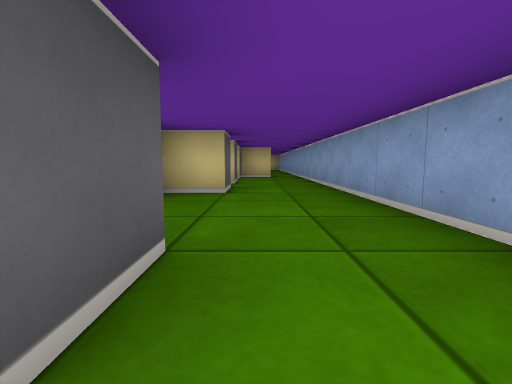
[1] (above)

24 first-person views from a walk through a cub3D level. The camera is about half as high as the walls, tilts 6° down and sees 85° across. The floor is counted in squares. Each view is taken from the middle of a square. On the plan, view 1 faces up. The plan holds only what a view shows up to about 9 squares ahead; the rest is blank.

[2]
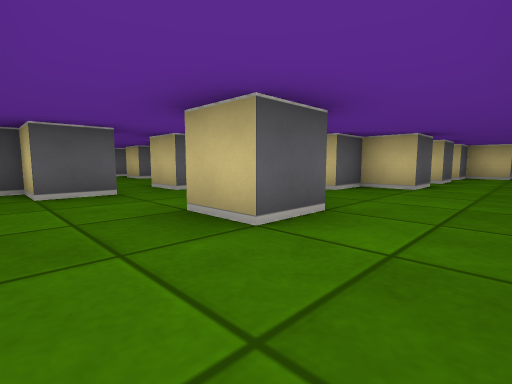

[3]
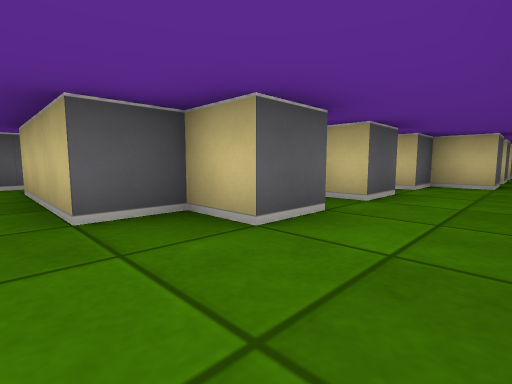

[4]
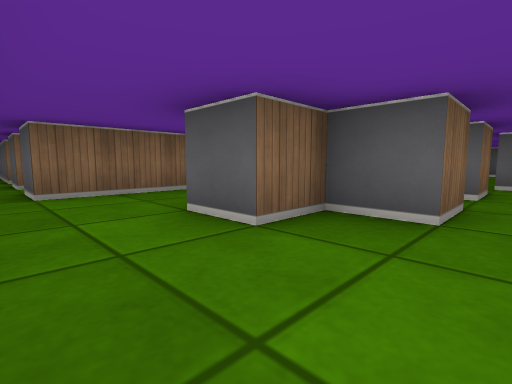

[5]
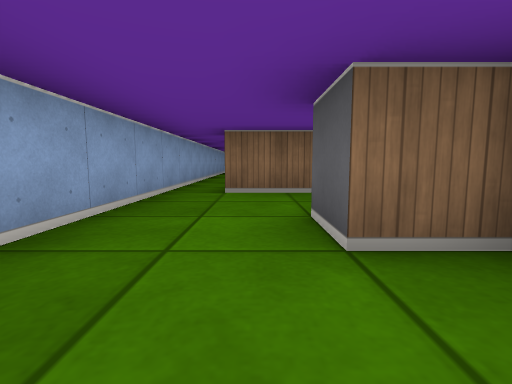

[6]
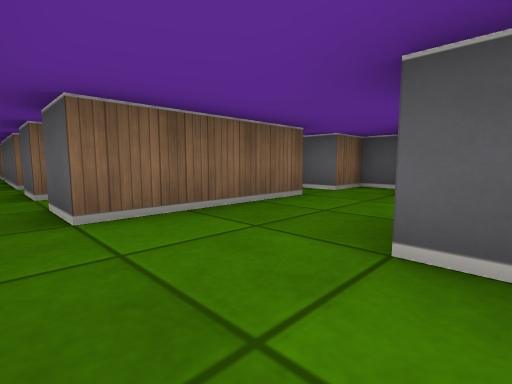

[7]
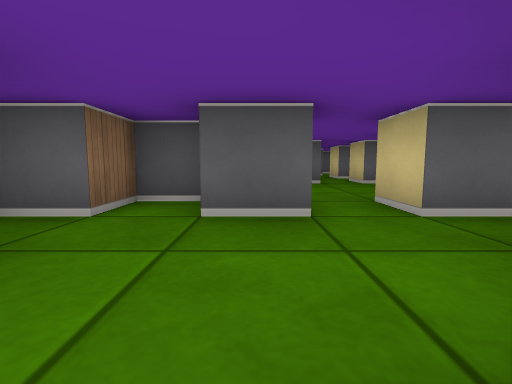

[8]
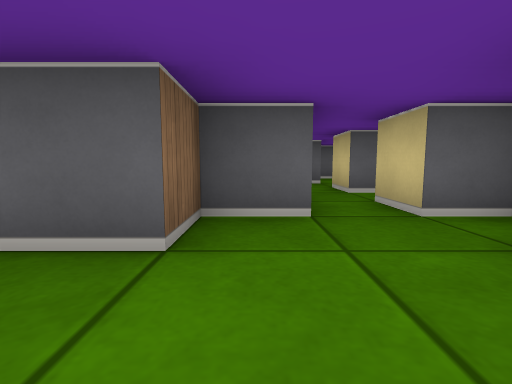

[9]
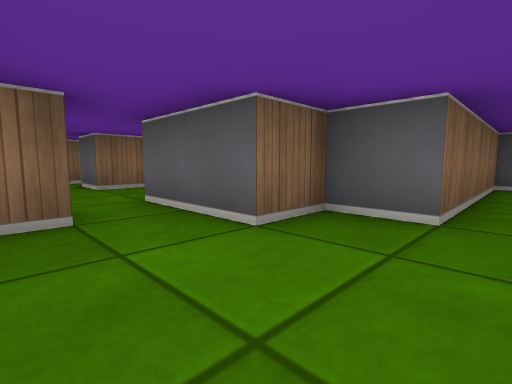

[10]
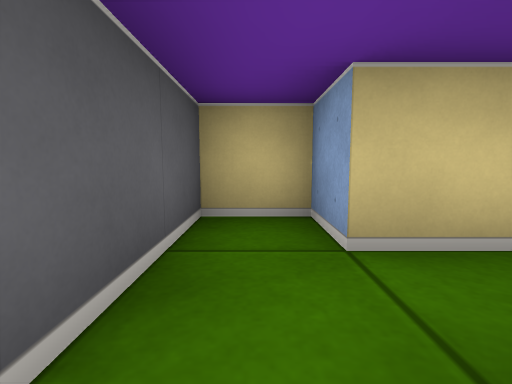

[11]
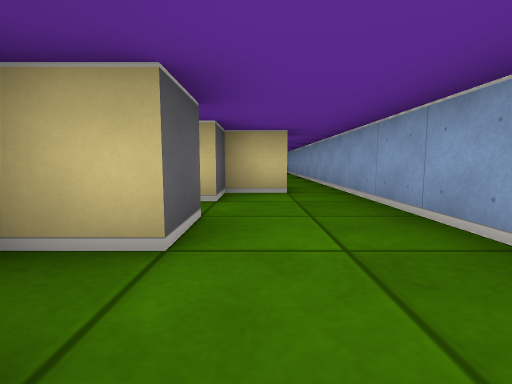

[12]
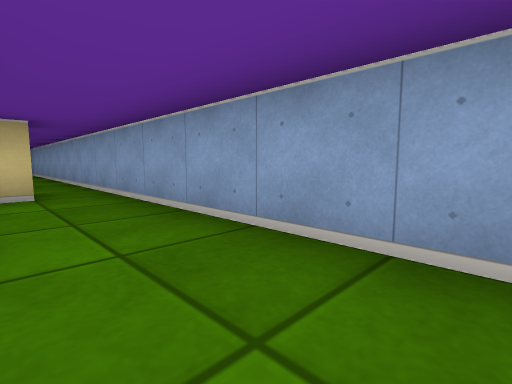

[13]
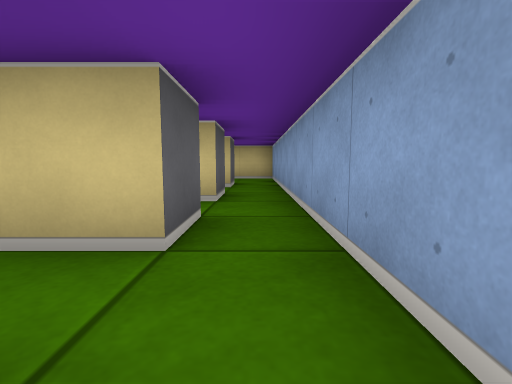

[14]
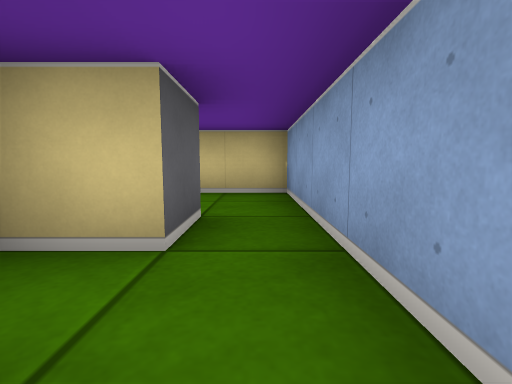

[15]
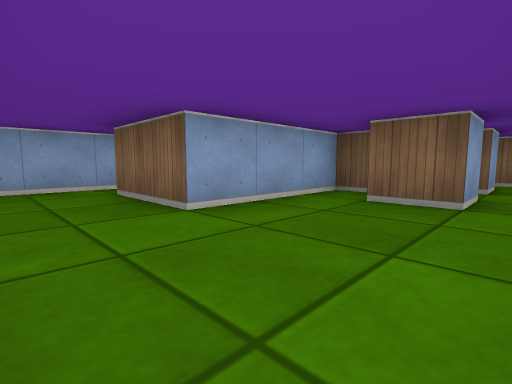

[16]
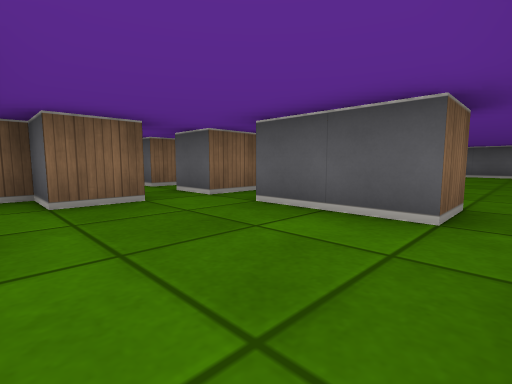

[17]
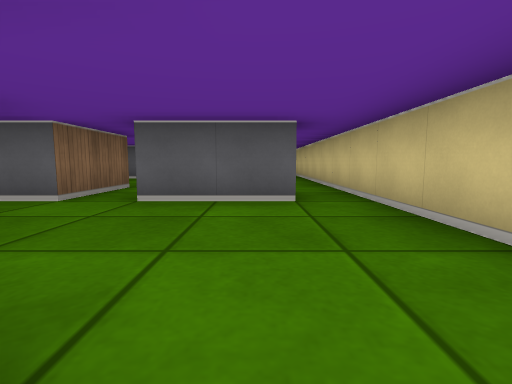

[18]
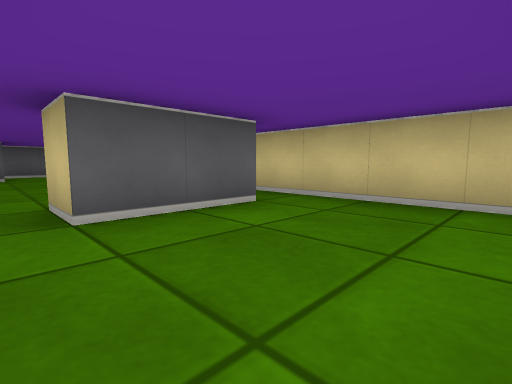

[19]
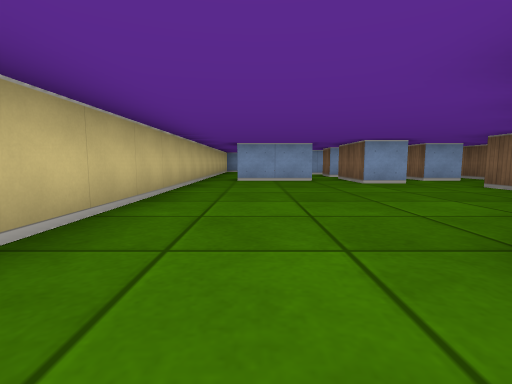

[20]
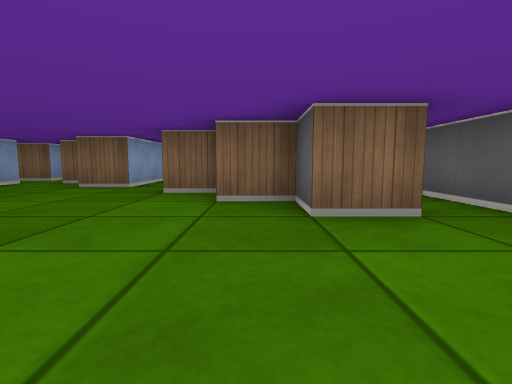

[21]
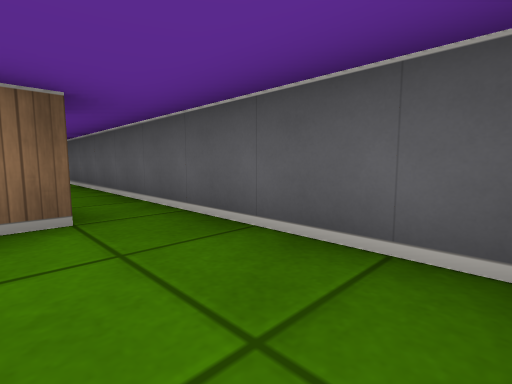

[22]
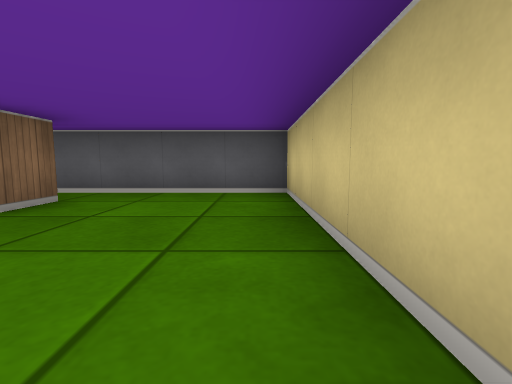

[23]
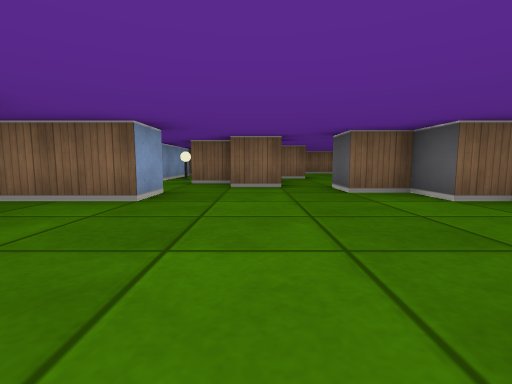

[24]
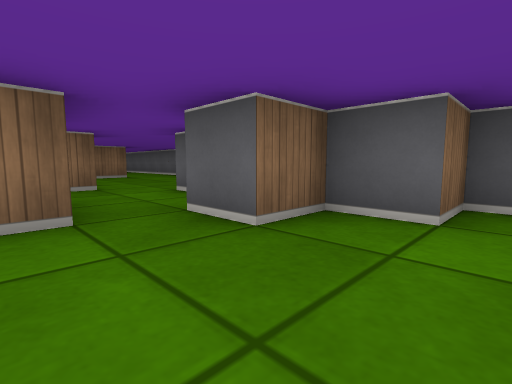

### Floor plan
Points are (right, up) in squares from view 1. A wall is a line through its corners. A room is listed if a view was taken in it or the views show most of it. See-through windows are left out.
Room 1 (views 1, 2, 3, 4, 5, 6, 7, 11, 12)
walls: (-2.6, 2.5) (-1.5, 2.5) (-1.5, 1.5) (-0.5, 1.5) (-0.5, 0.5) (-1.5, 0.5); (-0.5, 5.6) (-0.5, 4.5) (-1.5, 4.5) (-1.5, 3.5) (-2.5, 3.5); (-0.5, 7.6) (-0.5, 6.5) (-1.5, 6.5); (-2.5, -1.5) (0.5, -1.5) (0.5, -2.5); (1.5, -2.6) (1.5, 9.6); (0.5, 9.5) (-0.5, 9.5) (-0.5, 8.5) (-0.9, 8.5)
ways out: opening at (-2, 3) to room 2; opening at (-1.5, -0.5) to room 2; opening at (1, 10) to room 3; opening at (-1, 8); opening at (1, -3)
Room 2 (views 8, 9, 10)
walls: (-3.5, 0.6) (-3.5, -0.5) (-4.5, -0.5) (-4.5, -1.5) (-3.5, -1.5) (-3.5, -2.4); (-4.5, 2.5) (-3.5, 2.5) (-3.5, 1.5) (-4.5, 1.5); (-5.6, -0.5) (-5, -0.5); (-7.5, 3.4) (-7.5, 2.5) (-8.5, 2.5); (-8.5, 1.5) (-7.5, 1.5) (-7.5, 0.5) (-6.5, 0.5) (-6.5, -1.5); (-2.5, 3.5) (-4.5, 3.5) (-4.5, 4.5) (-5.5, 4.5) (-5.5, 2.5)
ways out: opening at (-2, 3) to room 1; opening at (-1.5, -0.5) to room 1; opening at (-8, 2); opening at (-6, -0.5)
Room 3 (view 13)
walls: (0.5, 10.6) (0.5, 9.5); (0.5, 12.5) (0.5, 11.5) (-0.5, 11.5); (1.5, 9.6) (1.5, 13.5)
ways out: opening at (1, 10) to room 1; opening at (1, 14) to room 4
Room 4 (views 14, 17)
walls: (-1.5, 16.5) (0.5, 16.5) (0.5, 15.5) (-0.5, 15.5); (0.5, 14.5) (0.5, 13.5); (1.5, 13.5) (1.5, 18.5) (0, 18.5)
ways out: opening at (1, 14) to room 3; opening at (-0.5, 17.5) to room 5
Room 5 (views 15, 16, 18)
walls: (-3.5, 13.5) (-3.5, 14.5) (-2.5, 14.5); (-2.5, 13.5) (-1.5, 13.5) (-1.5, 16.5); (-2.1, 18.5) (-5.6, 18.5); (-5.5, 14.5) (-4.5, 14.5) (-4.5, 13.5); (-5.5, 17.5) (-4.5, 17.5) (-4.5, 15.5) (-5.5, 15.5)
ways out: opening at (-0.5, 17.5) to room 4; opening at (-5, 15) to room 6; opening at (-5, 18) to room 6; opening at (-4, 14) to room 6
Room 6 (views 19, 20, 21, 22, 23, 24)
walls: (-6.5, 13.4) (-6.5, 14.5) (-5.5, 14.5); (-8.5, 12.5) (-7.5, 12.5); (-5.5, 15.5) (-5.5, 17.5); (-7.5, 11.5) (-6.5, 11.5); (-5.6, 18.5) (-13.5, 18.5) (-13.5, 13.5); (-5.5, 11.4) (-5.5, 12.5) (-4.5, 12.5) (-4.5, 12.1); (-12.6, 15.5) (-11.5, 15.5) (-11.5, 14.5) (-10.5, 14.5) (-10.5, 13.5) (-9.5, 13.5) (-9.5, 12.5); (-3.5, 11.5) (-3.5, 12.5); (-5.5, 8.9) (-5.5, 10.5) (-3.4, 10.5)
ways out: opening at (-5, 15) to room 5; opening at (-5, 18) to room 5; opening at (-4, 14) to room 5; opening at (-13, 14); opening at (-9, 13)
objects: other object (-6, 10)

Positions as (right, up) in squares from view 1, and headings:
1: (0, 0), facing up
2: (1, -1), facing up-left
3: (1, 3), facing up-left
4: (1, 3), facing down-left
5: (0, 3), facing down
6: (1, 1), facing down-left
7: (-1, 0), facing left
8: (-5, 1), facing left
9: (-5, 2), facing down-left
10: (-5, 2), facing up
11: (0, 5), facing up
12: (0, 5), facing up-right
13: (1, 10), facing up
14: (1, 14), facing up
15: (-4, 18), facing down-right
16: (-2, 18), facing down-left
17: (-1, 17), facing left
18: (-2, 15), facing up-left
19: (-13, 17), facing right
20: (-11, 18), facing down
21: (-12, 18), facing down-left
22: (-9, 18), facing left
23: (-8, 18), facing down
24: (-8, 15), facing down-left
